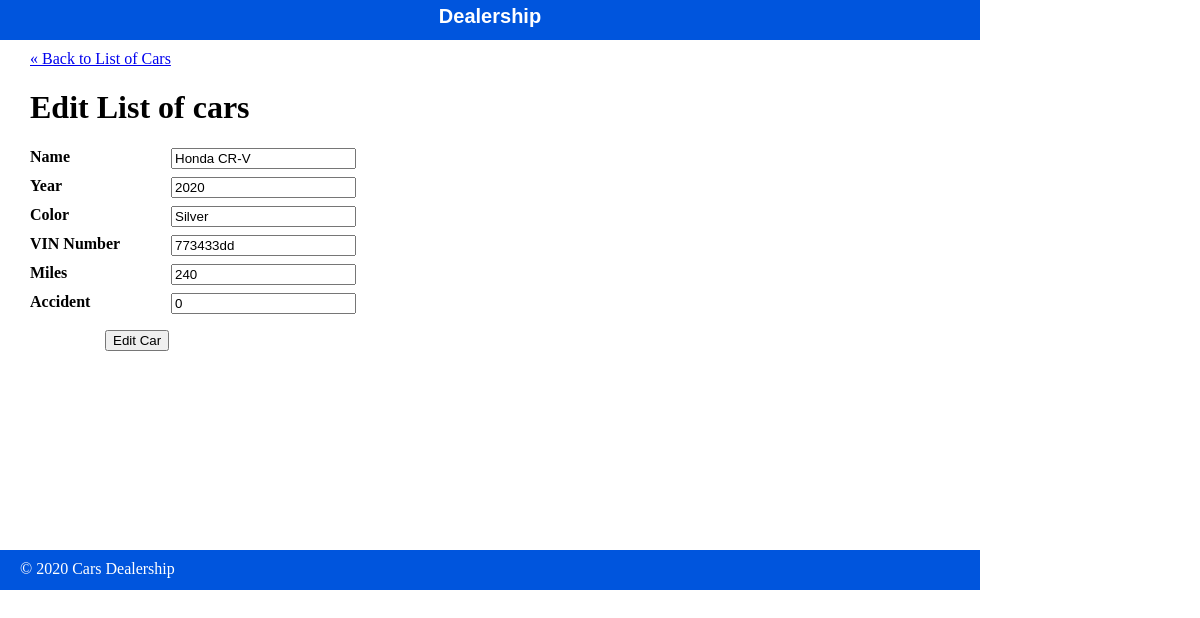
The app's page /public/cars/edit.php?id=2 with its own data.
### tables this page shows
CREATE TABLE `cars` (
  `id` int(11) NOT NULL,
  `model` varchar(255) DEFAULT NULL,
  `year` int(4) DEFAULT NULL,
  `color` varchar(255) DEFAULT NULL,
  `vin_number` varchar(255) DEFAULT NULL,
  `miles` int(6) DEFAULT NULL,
  `accident` int(2) DEFAULT NULL
);

### private/functions.php (called while the page is built, shortened)
<?php
function url_for($script_path) {
  return WWW_ROOT . $script_path;
}
function u($str=""){
    return urldecode($str);
}
function h($string="") {
  return htmlspecialchars($string);
}
?>

### private/query_functions.php (called while the page is built, shortened)
<?php
function find_car_by_id($id){
   global $db;
   $sql="SELECT * FROM cars ";
   $sql .= "WHERE id='" . $id ."'";
   $result= mysqli_query($db, $sql);
   $car= mysqli_fetch_assoc($result);
   return $car;
}
?>

### public/cars/edit.php (the view, shortened to what this page needs)
<?php
require_once('../../private/initialize.php');
$id=$_GET['id'];
if(is_post_request()) {
  $car=[];
  $car['id']=$id;
  $car['model'] = $_POST['model'] ?? '';
  $car['year'] = $_POST['year'] ?? '';
  $car['color'] = $_POST['color'] ?? '';
  $car['vin_number']=$_POST['vin_number'] ?? '';
  $car['miles']=$_POST['miles'] ?? '';
  $car['accident']=$_POST['accident'] ?? '';
  $result= update_car($car);
  redirect_to(url_for('cars/show.php?id=' . $id));
}else{
    $car= find_car_by_id($id);
}
?>
<?php include(SHARED_PATH . '/header.php'); ?>
<div id="content">
  <a class="back-link" href="<?php echo url_for('/cars/index.php'); ?>">&laquo; Back to List of Cars</a>
  <div class="subject edit">
    <h1>Edit List of cars</h1>
    <form action="<?php echo url_for('/cars/edit.php?id=' . h(u($id))); ?>" method="post">
      <dl>
        <dt> Name</dt>
        <dd><input type="text" name="model" value="<?php echo h($car['model']); ?>" /></dd>
      </dl>
     <dl>
        <dt> Year</dt>
        <dd><input type="text" name="year" value="<?php echo h($car['year']); ?>" /></dd>
      </dl>
        <dl>
        <dt> Color</dt>
        <dd><input type="text" name="color" value="<?php echo h($car['color']); ?>" /></dd>
      </dl>
        <dl>
        <dt> VIN Number</dt>
        <dd><input type="text" name="vin_number" value="<?php echo h($car['vin_number']); ?>" /></dd>
      </dl>
        <dl>
        <dt> Miles</dt>
        <dd><input type="text" name="miles" value="<?php echo h($car['miles']); ?>" /></dd>
      </dl>
        <dl>
        <dt> Accident</dt>
        <dd><input type="text" name="accident" value="<?php echo h($car['accident']); ?>" /></dd>
      </dl>
      <div id="operations">
        <input type="submit" value="Edit Car" />
      </div>
    </form>
  </div>
</div>
<?php include(SHARED_PATH . '/footer.php'); ?>

### public/stylesheets/style.css (style rules this page uses)
html { height: 100%; width: 100%; }
body { height: 980px; width: 100%; margin: 0; padding: 0; }
#content { width: 920px; min-height: 500px; padding: 0 30px; }
dl { clear: both; overflow: hidden; margin: 0.5em 0; }
dt { float: left; font-weight: bold; width: 125px; }
dd { float: left; margin-left: 1em; }
#operations { clear: both; margin: 1em 0 1em 75px; }

### records on screen
cars: model "Honda CR-V", year "2020", color "Silver", vin_number "773433dd", miles "240", accident "0"
